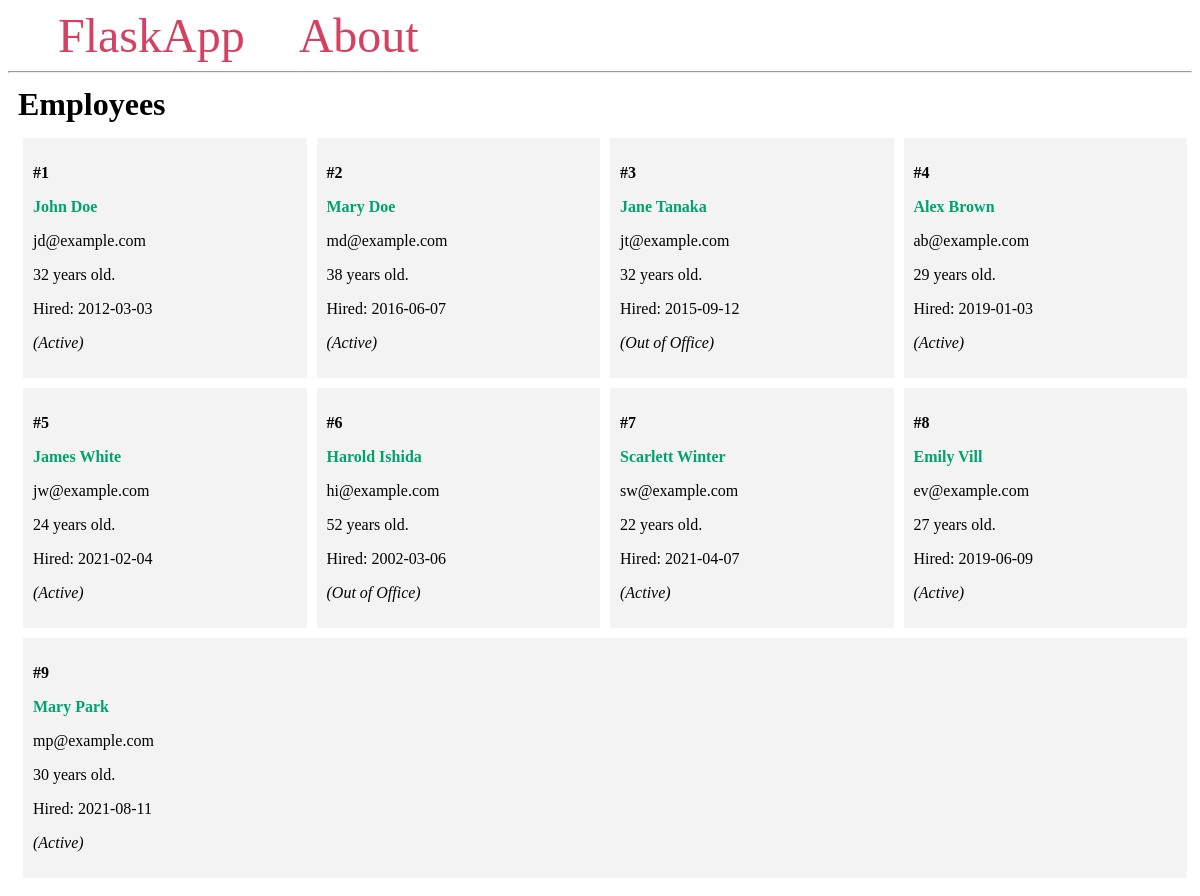
The page / on the database its author committed.
### app.py (models this page shows, shortened)
class Employee(db.Model):
    id = db.Column(db.Integer, primary_key=True)
    firstname = db.Column(db.String(100), nullable=False)
    lastname = db.Column(db.String(100), nullable=False)
    email = db.Column(db.String(100), unique=True, nullable=False)
    age = db.Column(db.Integer, nullable=False)
    hire_date = db.Column(db.Date, nullable=False)
    active = db.Column(db.Boolean, nullable=False)

### app.py (the view)
@app.route('/')
def index():
    employees = Employee.query.all()
    return render_template('index.html', employees=employees)

### templates/index.html
{% extends 'base.html' %}
{% block content %}
    <h1 class="title">{% block title %} Employees {% endblock %}</h1>
    <div class="content">
        {% for employee in employees %}
            <div class="employee">
                <p><b>#{{ employee.id }}</b></p>
                <b>
                    <p class="name">{{ employee.firstname }} {{ employee.lastname }}</p>
                </b>
                <p>{{ employee.email }}</p>
                <p>{{ employee.age }} years old.</p>
                <p>Hired: {{ employee.hire_date }}</p>
                {% if employee.active %}
                    <p><i>(Active)</i></p>
                {% else %}
                    <p><i>(Out of Office)</i></p>
                {% endif %}
            </div>
        {% endfor %}
    </div>
{% endblock %}

### templates/base.html (shortened to what this page needs)
<!DOCTYPE html>
<html lang="en">
<head>
</head>
<body>
    <nav>
        <a href="{{ url_for('index') }}">FlaskApp</a>
        <a href="#">About</a>
    </nav>
    <hr>
    <div class="content">
        {% block content %} {% endblock %}
    </div>
</body>
</html>

### templates/base.html (style rules this page uses)
.title { margin: 5px; }
.content { margin: 5px; width: 100%; display: flex; flex-direction: row; flex-wrap: wrap; }
.employee { flex: 20%; padding: 10px; margin: 5px; background-color: #f3f3f3; inline-size: 100%; }
.name { color: #00a36f; text-decoration: none; }
nav a { color: #d64161; font-size: 3em; margin-left: 50px; text-decoration: none; }

### rows shown on the page
Employee: id "1", firstname "John", lastname "Doe", email "jd@example.com", age "32", hire_date "2012-03-03", active "(Active)"
Employee: id "2", firstname "Mary", lastname "Doe", email "md@example.com", age "38", hire_date "2016-06-07", active "(Active)"
Employee: id "3", firstname "Jane", lastname "Tanaka", email "jt@example.com", age "32", hire_date "2015-09-12", active "(Out of Office)"
Employee: id "4", firstname "Alex", lastname "Brown", email "ab@example.com", age "29", hire_date "2019-01-03", active "(Active)"
Employee: id "5", firstname "James", lastname "White", email "jw@example.com", age "24", hire_date "2021-02-04", active "(Active)"
Employee: id "6", firstname "Harold", lastname "Ishida", email "hi@example.com", age "52", hire_date "2002-03-06", active "(Out of Office)"
Employee: id "7", firstname "Scarlett", lastname "Winter", email "sw@example.com", age "22", hire_date "2021-04-07", active "(Active)"
Employee: id "8", firstname "Emily", lastname "Vill", email "ev@example.com", age "27", hire_date "2019-06-09", active "(Active)"
Employee: id "9", firstname "Mary", lastname "Park", email "mp@example.com", age "30", hire_date "2021-08-11", active "(Active)"
